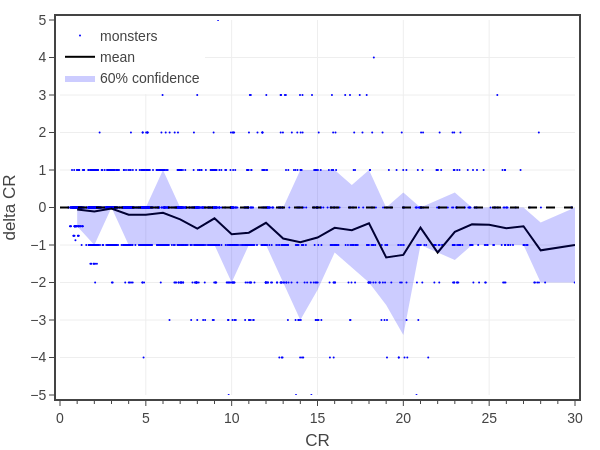

Write notebook code for a chart like this one.
### Code cell
import json

# import data
dfM = pd.read_csv('../../assets/data/monsters-2014.csv')
dfM['eXP'] = 0.25*10*(0.65/3)*dfM['adj HP']*dfM['adj DPR']
dfM = dfM[dfM['CR'].between(1,30)]
XP_targets = dfM[['CR','XP']].groupby('CR').mean().to_numpy()

# import data
dfD = pd.read_csv('../../assets/data/dmg-targets.csv') # 'CR','PB','XP','AC','HP Mean','AB','DPR Mean'
#dfD.set_index('CR', inplace=True)

_, mXP = np.meshgrid(dfM['adj AB'], dfD['CR'])
_, mXP = np.meshgrid(dfM['adj AB'], dfD['XP'])
mHP, dHP = np.meshgrid(dfM['adj HP'], dfD['HP Mean'])
mDPR, dDPR = np.meshgrid(dfM['adj DPR'], dfD['DPR Mean'])
mAB, dAB = np.meshgrid(dfM['adj AB'], dfD['AB'])
mAC, dAC = np.meshgrid(dfM['adj AC'], dfD['AC'])

#mEXP = (1/4)*(8/3)*(mHP*mDPR*(0.65 + 0.05*(mAB - dAB + mAC - dAC)))
mEXP = (1/4)*(10/3)*(mHP*mDPR*(0.65 + 0.05*(mAB - dAB + mAC - dAC - 4)))
index = np.argmin(np.abs(mEXP - mXP), axis=0)
dfM['eCR'] = [dfD['CR'][i] for i in index]
mEXP = mEXP.T
mEXP = np.array([mEXP[i][index[i]] for i in range(len(mEXP))])
dfM['eXP'] = mEXP
dfM['CR delta'] = dfM['eCR'] - dfM['CR']

# create figure
fig = go.Figure()

# plot monster data
fig.add_trace(go.Scatter(
    x=tfb.jitter(dfM['CR'], 0.2), 
    y=dfM['CR delta'],
    mode='markers', 
    name='monsters',
    marker=dict(color='blue', opacity=1, size=2),
    #customdata = np.stack((df1['Monster'], df1['CR'], df1['eXP Ratio']), axis=-1),
    #hovertemplate = '<b>%{customdata[0]}</b><br>'
    #    + 'CR: %{customdata[1]}<br>'
    #    + 'eXP ratio: %{customdata[2]:.2f}'
    #    + '<extra></extra>'
))

# plot average
dfm = dfM[['CR','XP','eCR','eXP','CR delta']].groupby('CR').mean().reset_index()
fig.add_trace(go.Scatter(
    x=dfm['CR'], 
    y=dfm['CR delta'],
    mode='lines', 
    name='mean',
    line=dict(color='black'),
    hovertemplate='<b>mean</b><br>' + 'CR %{x:,.0f}<br>' + 'XP ratio %{y:,.2f}<br>' + '<extra></extra>'
))

conf = 0.6
dfU = dfM[['CR','CR delta']].groupby('CR').quantile(0.5 + conf/2).reset_index()
dfL = dfM[['CR','CR delta']].groupby('CR').quantile(0.5 - conf/2).reset_index()
fig.add_trace(go.Scatter(x=dfU['CR'], y=dfU['CR delta'], line_width=0, legendgroup='confidence', showlegend=False, hoverinfo='skip'))
fig.add_trace(go.Scatter(x=dfL['CR'], y=dfL['CR delta'], line_width=0, name=f'{conf:.0%} confidence', legendgroup='confidence', hoverinfo='skip', fill='tonexty', fillcolor='rgba(0, 0, 255, 0.2)'))

fig.add_trace(go.Scatter(
    x=[0,30], 
    y=[0,0],
    mode='lines', 
    showlegend=False,
    line=dict(color='black', dash='dash'),
    hoverinfo='skip',
))

# show figure
fig.update_layout(
    template=tfb.FIG_TEMPLATE,
    xaxis=dict(title_text='CR', range=[0,30], tick0=0, dtick=5, minor=dict(tick0=0, dtick=1)),
    yaxis=dict(title_text='delta CR', range=[-5,5], tick0=0, dtick=1, minor=dict(tick0=0, dtick=1)),
    legend=dict(xanchor='left', x=0.00, yanchor='top', y=1.00),
    width=600, 
    height=450,
)
fig.show(config=tfb.FIG_CONFIG)

### Figure 1 — Plotly figure (JSON) as saved in the notebook; plotly's stock layout.template omitted (floating-point values rounded to 4 significant figures; data arrays with more than 128 entries replaced by an {"elided": "..."} marker saying what was removed)
{"data": [{"marker": {"color": "blue", "opacity": 1, "size": 2}, "mode": "markers", "name": "monsters", "type": "scatter", "x": {"elided": "1885 float values"}, "y": {"elided": "1885 float values"}}, {"hovertemplate": "<b>mean</b><br>CR %{x:,.0f}<br>XP ratio %{y:,.2f}<br><extra></extra>", "line": {"color": "black"}, "mode": "lines", "name": "mean", "type": "scatter", "x": [1.0, 2.0, 3.0, 4.0, 5.0, 6.0, 7.0, 8.0, 9.0, 10.0, 11.0, 12.0, 13.0, 14.0, 15.0, 16.0, 17.0, 18.0, 19.0, 20.0, 21.0, 22.0, 23.0, 24.0, 25.0, 26.0, 27.0, 28.0, 30.0], "y": [-0.05215, -0.1053, -0.02513, -0.1929, -0.1932, -0.1429, -0.3148, -0.5644, -0.2892, -0.7101, -0.6716, -0.4074, -0.8269, -0.9231, -0.8, -0.5429, -0.6071, -0.4231, -1.333, -1.263, -0.5357, -1.2, -0.6471, -0.45, -0.4615, -0.55, -0.5, -1.143, -1.0]}, {"hoverinfo": "skip", "legendgroup": "confidence", "line": {"width": 0}, "showlegend": false, "type": "scatter", "x": [1.0, 2.0, 3.0, 4.0, 5.0, 6.0, 7.0, 8.0, 9.0, 10.0, 11.0, 12.0, 13.0, 14.0, 15.0, 16.0, 17.0, 18.0, 19.0, 20.0, 21.0, 22.0, 23.0, 24.0, 25.0, 26.0, 27.0, 28.0, 30.0], "y": [0.0, 0.0, 0.0, 0.0, 0.0, 1.0, 0.0, 0.0, 0.0, 0.0, 0.0, 0.0, 0.0, 1.0, 1.0, 1.0, 0.6, 1.0, 0.0, 0.4, 0.0, 0.2, 0.4, 0.0, 0.0, 0.0, 0.0, -0.4, 0.0]}, {"fill": "tonexty", "fillcolor": "rgba(0, 0, 255, 0.2)", "hoverinfo": "skip", "legendgroup": "confidence", "line": {"width": 0}, "name": "60% confidence", "type": "scatter", "x": [1.0, 2.0, 3.0, 4.0, 5.0, 6.0, 7.0, 8.0, 9.0, 10.0, 11.0, 12.0, 13.0, 14.0, 15.0, 16.0, 17.0, 18.0, 19.0, 20.0, 21.0, 22.0, 23.0, 24.0, 25.0, 26.0, 27.0, 28.0, 30.0], "y": [-0.5, -1.0, 0.0, -1.0, -1.0, -1.0, -1.0, -1.0, -1.0, -2.0, -1.0, -1.0, -2.0, -3.0, -2.2, -1.2, -1.6, -2.0, -2.6, -3.4, -1.0, -1.2, -1.4, -1.0, -1.0, -1.0, -1.0, -2.0, -2.0]}, {"hoverinfo": "skip", "line": {"color": "black", "dash": "dash"}, "mode": "lines", "showlegend": false, "type": "scatter", "x": [0, 30], "y": [0, 0]}], "layout": {"height": 450, "legend": {"x": 0, "xanchor": "left", "y": 1, "yanchor": "top"}, "width": 600, "xaxis": {"dtick": 5, "minor": {"dtick": 1, "tick0": 0}, "range": [0, 30], "tick0": 0, "title": {"text": "CR"}}, "yaxis": {"dtick": 1, "minor": {"dtick": 1, "tick0": 0}, "range": [-5, 5], "tick0": 0, "title": {"text": "delta CR"}}}}
